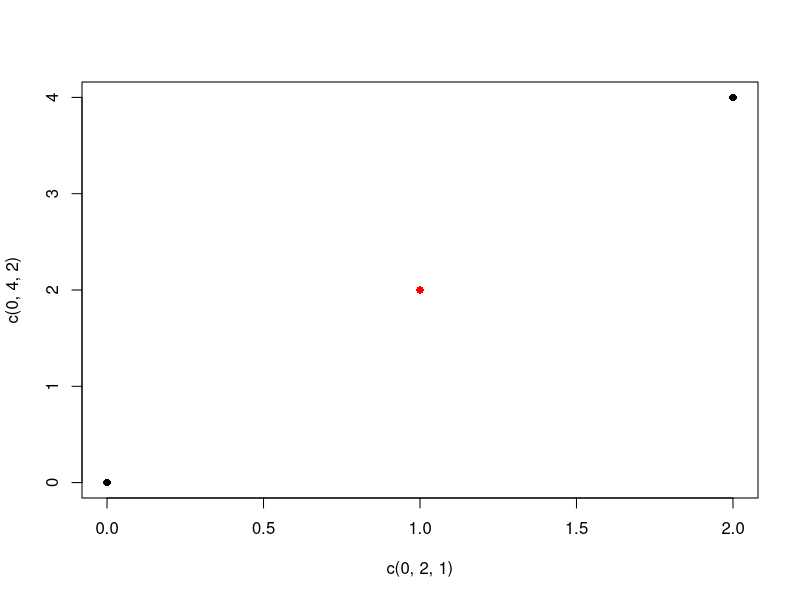
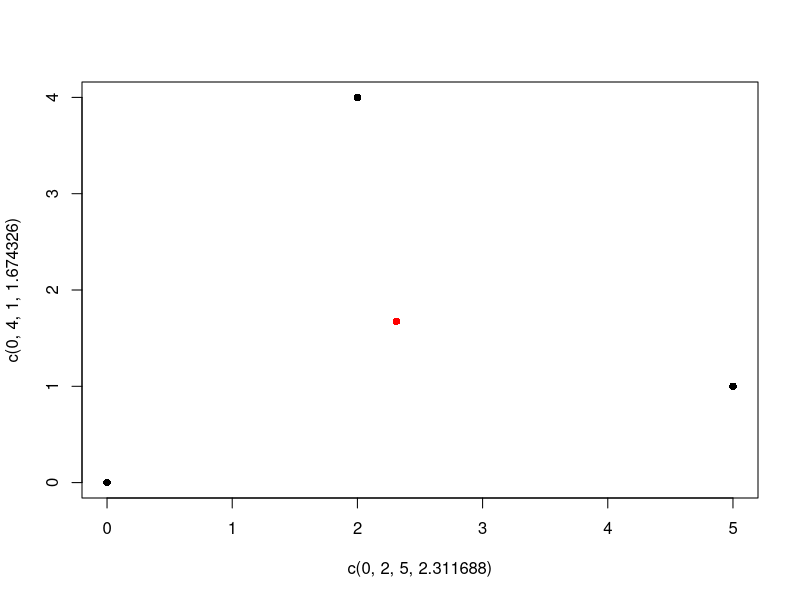

R code for these plots, in order:

a = c(0,0)
b = c(2,4)
c = c(5,1)

P<- matrix(c(a,b,c),nrow=length(a))
K = 10000
N = 10
epsilon = 0.0001

de <- function (x, y) return (sqrt(sum((x-y)^2)))
sosd <- function (d, mu, P) {
  sos = 0
  mu = c(0,mu)
  for (i in 1:ncol(P)){
    x = c(0,P[,i])
    sos = sos + d(x,mu)^2
  }
  return (sos)
}


inductive_mean <- function (x,y,k) {
  mu = (1-1/k)*x+y/k
  return (mu)
}

FrechetStrum <- function (P, K, N, epsilon){
  mu = P[,sample(ncol(P),size=1)]
  d = c()
  for (k in 1:K){
    p = P[,sample(ncol(P),size=1)]
    muk=mu
    mu = inductive_mean(muk, p, k+1)
    d = c(d, de(muk, mu))
    ld = length(d)
    if (ld>N){
      if (all(d[c((ld-N):ld )]<epsilon) ) {
        #return (c(mu,1, k, sosd(dtr, mu, P)))
        return (c(mu, sosd(de, mu, P)))
      }
    }
  }
  crit = 0
  return (c(mu,crit))
  #return (d)
}

FrechetStrum(P, K, N, epsilon)
plot(c(0, 2, 1),c(0, 4, 2), pch = 16, col = c('black', 'black', 'red'))

plot(c(0, 2, 5, 2.311688),c(0, 4, 1, 1.674326), pch = 16, col = c('black', 'black', 'black', 'red'))
